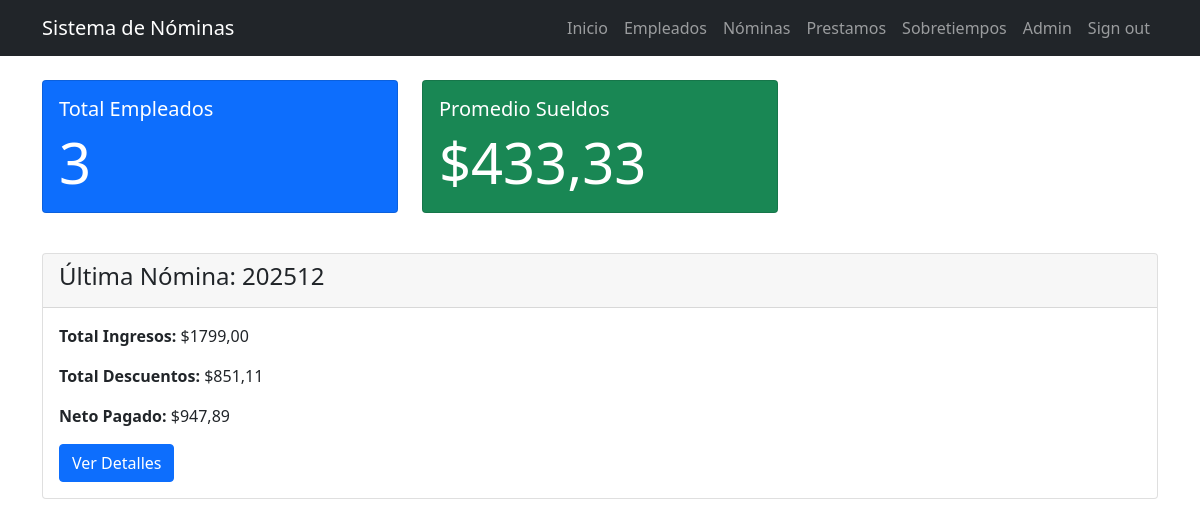
The app's page / (signed in) with its own data.
### nomina/models.py (models this page shows, shortened)
class Nomina(models.Model):
    aniomes = models.CharField(max_length=6)
    tot_ing = models.DecimalField(max_digits=12, decimal_places=2, default=0)
    tot_des = models.DecimalField(max_digits=12, decimal_places=2, default=0)
    neto = models.DecimalField(max_digits=12, decimal_places=2, default=0)

### nomina/views.py (the view)
# urls.py: path('', HomeView.as_view(), name='home'),
class HomeView(LoginRequiredMixin, TemplateView):
    template_name = "nomina/home.html"
    def get_context_data(self, **kwargs):
        context = super().get_context_data(**kwargs)
        total_empleados = Empleado.objects.count()
        ultima_nomina = Nomina.objects.order_by("-aniomes").first()
        if total_empleados > 0:
            promedio_sueldos = Empleado.objects.aggregate(avg_sueldo=Avg("sueldo"))["avg_sueldo"]
        else:
            promedio_sueldos = 0
        context.update({
            "total_empleados": total_empleados,
            "ultima_nomina": ultima_nomina,
            "promedio_sueldos": promedio_sueldos,
        })
        return context

### nomina/templates/nomina/home.html
{% extends 'nomina/base.html' %}
{% block content %}
<div class="row">
    <div class="col-md-4">
        <div class="card text-white bg-primary mb-3">
            <div class="card-body">
                <h5 class="card-title">Total Empleados</h5>
                <p class="card-text display-4">{{ total_empleados }}</p>
            </div>
        </div>
    </div>
    <div class="col-md-4">
        <div class="card text-white bg-success mb-3">
            <div class="card-body">
                <h5 class="card-title">Promedio Sueldos</h5>
                <p class="card-text display-4">${{ promedio_sueldos|floatformat:2 }}</p>
            </div>
        </div>
    </div>
</div>
{% if ultima_nomina %}
<div class="card mt-4">
    <div class="card-header">
        <h4>Última Nómina: {{ ultima_nomina.aniomes }}</h4>
    </div>
    <div class="card-body">
        <p><strong>Total Ingresos:</strong> ${{ ultima_nomina.tot_ing }}</p>
        <p><strong>Total Descuentos:</strong> ${{ ultima_nomina.tot_des }}</p>
        <p><strong>Neto Pagado:</strong> ${{ ultima_nomina.neto }}</p>
        <a href="{% url 'nomina:nomina_detail' ultima_nomina.pk %}" class="btn btn-primary">Ver Detalles</a>
    </div>
</div>
{% endif %}
{% endblock %}

### records on screen
Nomina: aniomes "202512", tot_ing "1799,00", tot_des "851,11", neto "947,89"

### other values on screen
{{ total_empleados }} "3"
{{ promedio_sueldos|floatformat:2 }} "433,33"
